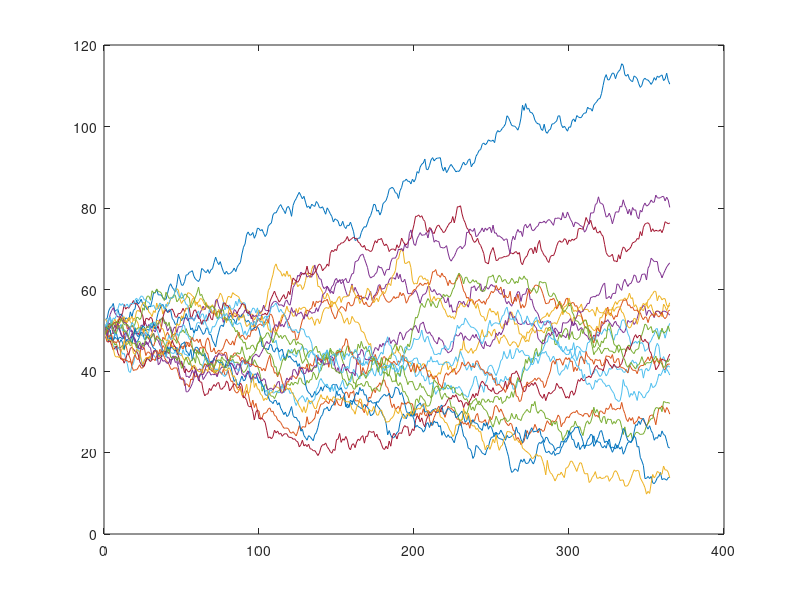

This chart was generated by the following MATLAB code:
t = 0; % tempo inicial
uInicial = 50; % preco da acao no instante inicial
tempo_total = 365; % em dias, portanto representa um ano.
rmax = 20; % representa o número de simualacoes a cada ano
et = zeros(tempo_total, rmax);
% variavel rmax vezes por simulacao
for i = 1:rmax
    u = uInicial
    % 20 simulacoes em um ano
    for j = 1:tempo_total
        u  = u + normrnd(0,1);
        et(j,i) = u;
    endfor
end
plot(et);
